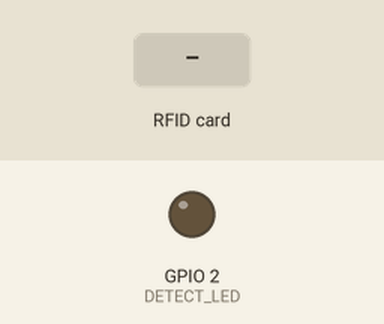
This sketch was run on a simulated ESP32. On the bench: output pins drawn as LEDs (lit = HIGH). The inputs (shaded band) are chosen by the test bench. What the sketch prints to the serial monitor is not drawn.

Above: at 1.3 s.
1.4 s: RFID card FA E5 35 02 held to the reader
At 1.8 s:
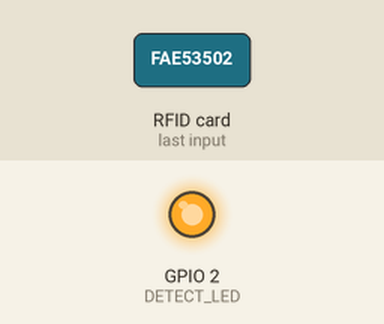
3.4 s: RFID card 77 43 C0 01 held to the reader
At 4.3 s:
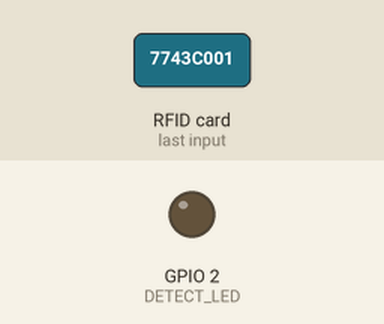
4.9 s: RFID card C3 76 C0 01 held to the reader
At 5.3 s:
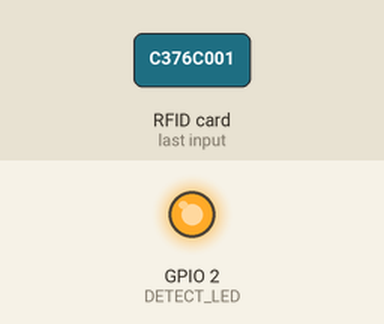
Timing chart, 0 to 7.9 s (numbered marks = the images above; inputs shaded):
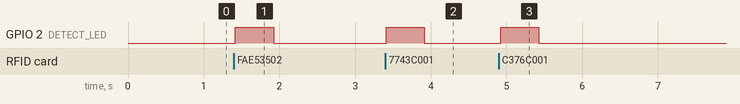

Measured:
- after the input at 1.4 s, GPIO 2 (DETECT_LED): LOW → HIGH at once, → LOW 0.50 s later
- after the input at 3.4 s, GPIO 2 (DETECT_LED): LOW → HIGH at once, → LOW 0.50 s later
- after the input at 4.9 s, GPIO 2 (DETECT_LED): LOW → HIGH at once, → LOW 0.50 s later

The sketch:

RFID_Validation.ino
```cpp
#include <Arduino.h> // Standard Arduino functions
#include <SPI.h>     // Required for MFRC522 communication
#include <MFRC522.h> // MFRC522 RFID Reader library
#include <map>       // For std::map to store RFID-to-sex mappings

// --- PIN CONFIGURATION ---
#define RFID_CS    15 // Chip Select pin for MFRC522
#define RST_PIN    27 // Reset pin for MFRC522
#define DETECT_LED 2  // GPIO pin for the detection LED

// --- MFRC522 RFID Reader Object ---
MFRC522 mfrc522(RFID_CS, RST_PIN);

// --- RFID to Sex Mapping ---
// This map stores RFID UIDs as keys and their corresponding sex as values.
// You can expand this map with more RFID UIDs and their associated sex data.
std::map<String, String> rfidSexMap;

void setup() {
  Serial.begin(115200); // Initialize serial communication
  delay(100); // Small delay to allow serial monitor to open

  Serial.println("\n🚀 Booting up RFID Detection System...");

  // Initialize LED pin
  pinMode(DETECT_LED, OUTPUT);
  digitalWrite(DETECT_LED, LOW); // Ensure LED is off initially
  Serial.println("💡 LED pin initialized (GPIO 2).");

  // Initialize SPI bus
  SPI.begin();
  Serial.println("🌐 SPI bus initialized.");

  // Initialize MFRC522 RFID reader
  mfrc522.PCD_Init();
  Serial.println("✅ RFID Reader Initialized. Waiting for tags...");

  // Populate the RFID to Sex map with known UIDs
  // IMPORTANT: Replace these with the actual UIDs of your RFID tags
  //rfidSexMap["2A0D4602"] = "Female"; // Example UID for a female penguin
  rfidSexMap["FAE53502"] = "Male";   // Example UID for a male penguin
  rfidSexMap["7743C001"] = "Male";   // Another example UID
  rfidSexMap["C376C001"] = "Female"; // Another example UID
  Serial.println("📚 RFID-to-Sex map populated.");
  Serial.println("\nReady for RFID scans. Swipe a tag!");
}

void loop() {
  // Look for new cards
  if (!mfrc522.PICC_IsNewCardPresent()) {
    // Serial.println("🔍 No new card present. Looping..."); // Uncomment for verbose "no card" debug
    return; // No new card, return and try again
  }

  Serial.println("\n--- 🐧 Potential RFID Tag Detected! ---"); // Debug message

  // Select one of the cards AND ensure we can read its serial
  if (mfrc522.PICC_ReadCardSerial()) { // ONLY proceed if read is successful
    Serial.println("✅ UID read successfully!"); // Debug message

    // --- RFID Tag Detected AND UID Read Successfully ---
    digitalWrite(DETECT_LED, HIGH); // Turn on LED

    // --- Read RFID UID ---
    String uid;
    for (byte i = 0; i < mfrc522.uid.size; i++) {
      if (mfrc522.uid.uidByte[i] < 0x10) {
        uid += '0'; // Add leading zero for single-digit hex values
      }
      uid += String(mfrc522.uid.uidByte[i], HEX); // Convert byte to hex string
    }
    uid.toUpperCase(); // Convert UID to uppercase for consistent mapping

    // --- Retrieve Sex data from map ---
    String sex = "Unknown"; // Default value if RFID not found in map
    if (rfidSexMap.count(uid)) { // Check if UID exists in the map
      sex = rfidSexMap[uid];
      Serial.print("✨ Mapped UID to sex: "); // Debug message
    } else {
      Serial.print("❓ UID not found in map: "); // Debug message
    }

    // --- Print Results to Serial Monitor ---
    Serial.print("UID: ");
    Serial.println(uid);
    Serial.print("Penguin Sex: ");
    Serial.println(sex);
    Serial.println("--- Processing Complete ---"); // Debug message

    // --- Halt RFID PICC and prepare for next scan ---
    mfrc522.PICC_HaltA();      // Halt PICC (Proximity Integrated Circuit Card)
    mfrc522.PCD_StopCrypto1(); // Stop encryption on PCD (Proximity Coupling Device)

    // Keep LED on for a short visual confirmation, then turn off
    delay(500); // LED stays on for 0.5 seconds
    digitalWrite(DETECT_LED, LOW);
    Serial.println("💡 LED off. Ready for next scan."); // Debug message

  } else { // If PICC_ReadCardSerial() failed
    Serial.println("❌ Failed to read card serial. Tag detected but could not be processed."); // Debug message for failure
    // It's good practice to halt/stop crypto even on failed read attempts if possible,
    // to reset the reader state.
    mfrc522.PICC_HaltA();
    mfrc522.PCD_StopCrypto1();
    digitalWrite(DETECT_LED, LOW); // Ensure LED is off if read failed.
    Serial.println("🚨 Reader reset after failed read."); // Debug message
  }
}
```
